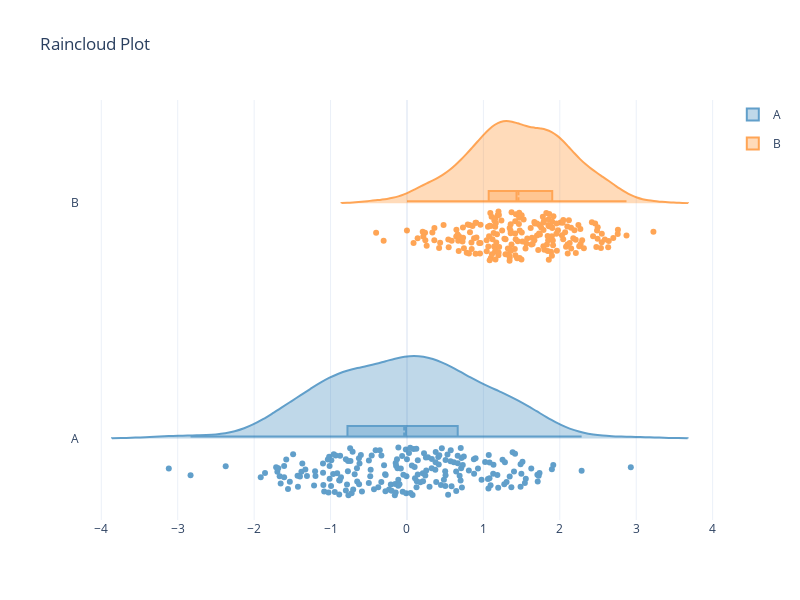

The notebook cell saved with this chart:
### Markdown cell above
## Univariant

### Raincloud plot
A violin-based distribution plot that can group by a categorical column.

### Code cell
df_uni = pd.DataFrame(
    {
        "value": np.r_[np.random.normal(0, 1.0, 200), np.random.normal(1.5, 0.7, 200)],
        "group": ["A"] * 200 + ["B"] * 200,
    }
)
fig = univariant.raincloud_plot(
    df_uni, value="value", group="group", title="Raincloud Plot"
)
fig

### Figure 1 — Plotly figure (JSON) as saved in the notebook; plotly's stock layout.template omitted (floating-point values rounded to 4 significant figures; data arrays with more than 128 entries replaced by an {"elided": "..."} marker saying what was removed)
{"data": [{"box": {"visible": true}, "fillcolor": "rgba(31,119,180,0.4)", "legendgroup": "A", "line": {"color": "#1F77B4"}, "meanline": {"visible": true}, "name": "A", "opacity": 0.7, "pointpos": -0.4, "points": "all", "scalemode": "width", "showlegend": true, "side": "positive", "spanmode": "soft", "type": "violin", "width": 0.7, "x": {"elided": "200 float values"}}, {"box": {"visible": true}, "fillcolor": "rgba(255,127,14,0.4)", "legendgroup": "B", "line": {"color": "#FF7F0E"}, "meanline": {"visible": true}, "name": "B", "opacity": 0.7, "pointpos": -0.4, "points": "all", "scalemode": "width", "showlegend": true, "side": "positive", "spanmode": "soft", "type": "violin", "width": 0.7, "x": {"elided": "200 float values"}}], "layout": {"height": 600, "title": {"text": "Raincloud Plot"}, "violinmode": "group", "width": 800}}
